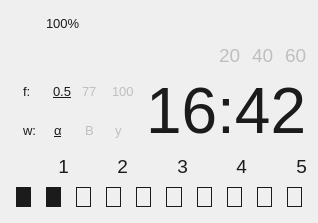
<?xml version="1.0" encoding="UTF-8"?>
<ui version="4.0">
 <class>MainScreenWidget</class>
 <widget class="QWidget" name="MainScreenWidget">
  <property name="geometry">
   <rect>
    <x>0</x>
    <y>0</y>
    <width>318</width>
    <height>223</height>
   </rect>
  </property>
  <property name="minimumSize">
   <size>
    <width>318</width>
    <height>223</height>
   </size>
  </property>
  <property name="maximumSize">
   <size>
    <width>318</width>
    <height>223</height>
   </size>
  </property>
  <property name="windowTitle">
   <string>Form</string>
  </property>
  <property name="styleSheet">
   <string notr="true"/>
  </property>
  <layout class="QVBoxLayout" name="verticalLayout">
   <item>
    <layout class="QHBoxLayout" name="batteryLayout_4">
     <property name="spacing">
      <number>11</number>
     </property>
     <item>
      <widget class="QWidget" name="batteryIcon" native="true">
       <property name="minimumSize">
        <size>
         <width>24</width>
         <height>24</height>
        </size>
       </property>
       <property name="maximumSize">
        <size>
         <width>24</width>
         <height>24</height>
        </size>
       </property>
       <property name="styleSheet">
        <string notr="true">border-image: url(:/images/battery_5.png);
</string>
       </property>
      </widget>
     </item>
     <item>
      <widget class="QLabel" name="batteryPower">
       <property name="styleSheet">
        <string notr="true">font-size: 10pt;
color: #1b1b1b;</string>
       </property>
       <property name="text">
        <string>100%</string>
       </property>
      </widget>
     </item>
     <item>
      <spacer name="horizontalSpacer_12">
       <property name="orientation">
        <enum>Qt::Horizontal</enum>
       </property>
       <property name="sizeHint" stdset="0">
        <size>
         <width>40</width>
         <height>20</height>
        </size>
       </property>
      </spacer>
     </item>
     <item>
      <widget class="QWidget" name="lockIcon" native="true">
       <property name="minimumSize">
        <size>
         <width>24</width>
         <height>24</height>
        </size>
       </property>
       <property name="maximumSize">
        <size>
         <width>24</width>
         <height>24</height>
        </size>
       </property>
       <property name="styleSheet">
        <string notr="true"/>
       </property>
      </widget>
     </item>
     <item>
      <widget class="QWidget" name="recordIcon" native="true">
       <property name="minimumSize">
        <size>
         <width>24</width>
         <height>24</height>
        </size>
       </property>
       <property name="maximumSize">
        <size>
         <width>24</width>
         <height>24</height>
        </size>
       </property>
       <property name="styleSheet">
        <string notr="true"/>
       </property>
      </widget>
     </item>
    </layout>
   </item>
   <item>
    <layout class="QHBoxLayout" name="timerSetLayout">
     <property name="spacing">
      <number>11</number>
     </property>
     <item>
      <widget class="QWidget" name="cWidget" native="true">
       <property name="minimumSize">
        <size>
         <width>24</width>
         <height>24</height>
        </size>
       </property>
       <property name="maximumSize">
        <size>
         <width>24</width>
         <height>24</height>
        </size>
       </property>
       <property name="styleSheet">
        <string notr="true">border-image: url(:/images/clock.png)</string>
       </property>
      </widget>
     </item>
     <item>
      <spacer name="horizontalSpacer_10">
       <property name="orientation">
        <enum>Qt::Horizontal</enum>
       </property>
       <property name="sizeHint" stdset="0">
        <size>
         <width>40</width>
         <height>20</height>
        </size>
       </property>
      </spacer>
     </item>
     <item>
      <widget class="QLabel" name="t1">
       <property name="styleSheet">
        <string notr="true">color: #bfbfbf; font-size: 14pt;</string>
       </property>
       <property name="text">
        <string>20</string>
       </property>
      </widget>
     </item>
     <item>
      <widget class="QLabel" name="t2">
       <property name="styleSheet">
        <string notr="true">color: #bfbfbf; font-size: 14pt;</string>
       </property>
       <property name="text">
        <string>40</string>
       </property>
      </widget>
     </item>
     <item>
      <widget class="QLabel" name="t3">
       <property name="styleSheet">
        <string notr="true">color: #bfbfbf; font-size: 14pt;</string>
       </property>
       <property name="text">
        <string>60</string>
       </property>
      </widget>
     </item>
    </layout>
   </item>
   <item>
    <layout class="QHBoxLayout" name="clockLayout_3">
     <item>
      <layout class="QVBoxLayout" name="verticalLayout_5">
       <property name="leftMargin">
        <number>0</number>
       </property>
       <item>
        <layout class="QHBoxLayout" name="horizontalLayout_10">
         <property name="spacing">
          <number>1</number>
         </property>
         <property name="leftMargin">
          <number>12</number>
         </property>
         <item>
          <widget class="QLabel" name="frequencyLabel_3">
           <property name="styleSheet">
            <string notr="true">color: #1b1b1b;
font-size: 10pt;</string>
           </property>
           <property name="text">
            <string>f:</string>
           </property>
          </widget>
         </item>
         <item>
          <widget class="QLabel" name="freq1">
           <property name="styleSheet">
            <string notr="true">color: #1b1b1b;
font-size: 10pt;
text-decoration: underline;</string>
           </property>
           <property name="text">
            <string>0.5</string>
           </property>
          </widget>
         </item>
         <item>
          <widget class="QLabel" name="freq2">
           <property name="styleSheet">
            <string notr="true">color: #bfbfbf;
font-size: 10pt;</string>
           </property>
           <property name="text">
            <string>77</string>
           </property>
          </widget>
         </item>
         <item>
          <widget class="QLabel" name="freq3">
           <property name="styleSheet">
            <string notr="true">color: #bfbfbf;;
font-size: 10pt;</string>
           </property>
           <property name="text">
            <string>100</string>
           </property>
          </widget>
         </item>
        </layout>
       </item>
       <item>
        <layout class="QHBoxLayout" name="horizontalLayout_11">
         <property name="leftMargin">
          <number>12</number>
         </property>
         <item>
          <widget class="QLabel" name="waveLabel_3">
           <property name="styleSheet">
            <string notr="true">color: #1b1b1b;
font-size: 10pt;</string>
           </property>
           <property name="text">
            <string>w:</string>
           </property>
          </widget>
         </item>
         <item>
          <widget class="QLabel" name="wave1">
           <property name="styleSheet">
            <string notr="true">color: #1b1b1b;
font-size: 10pt;
text-decoration: underline;</string>
           </property>
           <property name="text">
            <string>α</string>
           </property>
          </widget>
         </item>
         <item>
          <widget class="QLabel" name="wave2">
           <property name="styleSheet">
            <string notr="true">color: #bfbfbf;
font-size: 10pt;</string>
           </property>
           <property name="text">
            <string>B</string>
           </property>
          </widget>
         </item>
         <item>
          <widget class="QLabel" name="wave3">
           <property name="styleSheet">
            <string notr="true">color: #bfbfbf;
font-size: 10pt;</string>
           </property>
           <property name="text">
            <string>y</string>
           </property>
          </widget>
         </item>
        </layout>
       </item>
      </layout>
     </item>
     <item>
      <widget class="QLabel" name="clockLabel">
       <property name="styleSheet">
        <string notr="true">color: #1b1b1b; font-size: 48pt;</string>
       </property>
       <property name="text">
        <string>16:42</string>
       </property>
      </widget>
     </item>
    </layout>
   </item>
   <item>
    <layout class="QHBoxLayout" name="numberLabel_3">
     <property name="spacing">
      <number>7</number>
     </property>
     <property name="leftMargin">
      <number>5</number>
     </property>
     <item>
      <widget class="QLabel" name="n1">
       <property name="styleSheet">
        <string notr="true">color: #1b1b1b; font-size: 14pt; </string>
       </property>
       <property name="text">
        <string>&lt;html&gt;&lt;head/&gt;&lt;body&gt;&lt;p align=&quot;right&quot;&gt;&lt;span style=&quot; font-size:14pt;&quot;&gt;1&lt;/span&gt;&lt;/p&gt;&lt;/body&gt;&lt;/html&gt;</string>
       </property>
      </widget>
     </item>
     <item>
      <widget class="QLabel" name="n2">
       <property name="styleSheet">
        <string notr="true">color: #1b1b1b; font-size: 14pt; </string>
       </property>
       <property name="text">
        <string>&lt;html&gt;&lt;head/&gt;&lt;body&gt;&lt;p align=&quot;right&quot;&gt;&lt;span style=&quot; font-size:14pt;&quot;&gt;2&lt;/span&gt;&lt;/p&gt;&lt;/body&gt;&lt;/html&gt;</string>
       </property>
      </widget>
     </item>
     <item>
      <widget class="QLabel" name="n3">
       <property name="styleSheet">
        <string notr="true">color: #1b1b1b; font-size: 14pt; </string>
       </property>
       <property name="text">
        <string>&lt;html&gt;&lt;head/&gt;&lt;body&gt;&lt;p align=&quot;right&quot;&gt;&lt;span style=&quot; font-size:14pt;&quot;&gt;3&lt;/span&gt;&lt;/p&gt;&lt;/body&gt;&lt;/html&gt;</string>
       </property>
      </widget>
     </item>
     <item>
      <widget class="QLabel" name="n4">
       <property name="styleSheet">
        <string notr="true">color: #1b1b1b; font-size: 14pt; </string>
       </property>
       <property name="text">
        <string>&lt;html&gt;&lt;head/&gt;&lt;body&gt;&lt;p align=&quot;right&quot;&gt;&lt;span style=&quot; font-size:14pt;&quot;&gt;4&lt;/span&gt;&lt;/p&gt;&lt;/body&gt;&lt;/html&gt;</string>
       </property>
      </widget>
     </item>
     <item>
      <widget class="QLabel" name="n5">
       <property name="styleSheet">
        <string notr="true">color: #1b1b1b; font-size: 14pt; </string>
       </property>
       <property name="text">
        <string>&lt;html&gt;&lt;head/&gt;&lt;body&gt;&lt;p align=&quot;right&quot;&gt;&lt;span style=&quot; font-size:14pt;&quot;&gt;5&lt;/span&gt;&lt;/p&gt;&lt;/body&gt;&lt;/html&gt;</string>
       </property>
      </widget>
     </item>
    </layout>
   </item>
   <item>
    <widget class="QWidget" name="widget_6" native="true">
     <property name="minimumSize">
      <size>
       <width>300</width>
       <height>25</height>
      </size>
     </property>
     <property name="maximumSize">
      <size>
       <width>300</width>
       <height>25</height>
      </size>
     </property>
     <property name="styleSheet">
      <string notr="true">border-radius: 0px;</string>
     </property>
     <layout class="QHBoxLayout" name="horizontalLayout_12">
      <property name="spacing">
       <number>15</number>
      </property>
      <property name="leftMargin">
       <number>5</number>
      </property>
      <property name="topMargin">
       <number>0</number>
      </property>
      <property name="rightMargin">
       <number>9</number>
      </property>
      <property name="bottomMargin">
       <number>5</number>
      </property>
      <item>
       <widget class="QWidget" name="bar1" native="true">
        <property name="minimumSize">
         <size>
          <width>0</width>
          <height>20</height>
         </size>
        </property>
        <property name="styleSheet">
         <string notr="true">background:  #1b1b1b;</string>
        </property>
       </widget>
      </item>
      <item>
       <widget class="QWidget" name="bar2" native="true">
        <property name="styleSheet">
         <string notr="true">background: #1b1b1b;
border: 1px solid #1b1b1b;</string>
        </property>
       </widget>
      </item>
      <item>
       <widget class="QWidget" name="bar3" native="true">
        <property name="styleSheet">
         <string notr="true">border: 1px solid #1b1b1b;</string>
        </property>
       </widget>
      </item>
      <item>
       <widget class="QWidget" name="bar4" native="true">
        <property name="styleSheet">
         <string notr="true">border: 1px solid #1b1b1b;</string>
        </property>
       </widget>
      </item>
      <item>
       <widget class="QWidget" name="bar5" native="true">
        <property name="styleSheet">
         <string notr="true">border: 1px solid #1b1b1b;</string>
        </property>
       </widget>
      </item>
      <item>
       <widget class="QWidget" name="bar6" native="true">
        <property name="styleSheet">
         <string notr="true">border: 1px solid #1b1b1b;</string>
        </property>
       </widget>
      </item>
      <item>
       <widget class="QWidget" name="bar7" native="true">
        <property name="styleSheet">
         <string notr="true">border: 1px solid #1b1b1b;</string>
        </property>
       </widget>
      </item>
      <item>
       <widget class="QWidget" name="bar8" native="true">
        <property name="styleSheet">
         <string notr="true">border: 1px solid #1b1b1b;</string>
        </property>
       </widget>
      </item>
      <item>
       <widget class="QWidget" name="bar9" native="true">
        <property name="styleSheet">
         <string notr="true">border: 1px solid #1b1b1b;</string>
        </property>
       </widget>
      </item>
      <item>
       <widget class="QWidget" name="bar10" native="true">
        <property name="styleSheet">
         <string notr="true">border: 1px solid #1b1b1b;</string>
        </property>
       </widget>
      </item>
     </layout>
    </widget>
   </item>
  </layout>
 </widget>
 <resources/>
 <connections/>
</ui>
